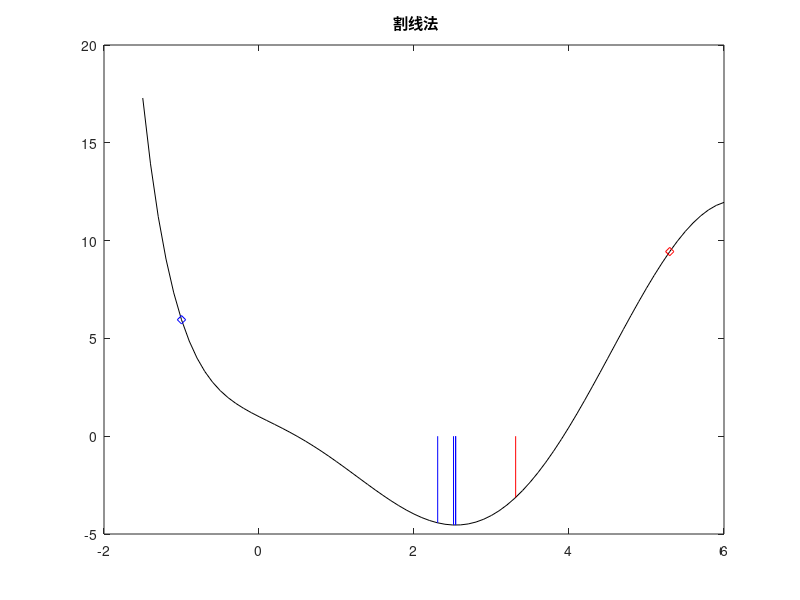

MATLAB code to generate this figure:
% 例程 2.13  割线法的应用
%  函数：y = -2x sin(0.8x) + exp(-2x);
%  第一步：绘制函数曲线
x = -1.5: 0.1: 6;
y = -2*x.*sin(0.8*x) + exp(-2*x);
figure(1)
plot(x, y, 'k');
title(' 割线法');
hold  on;
%  设置迭代初始区间 [a, b]
a = -1;
b = 5.3;
%  绘制初始区间的两个端点
ya = -2*a*sin(0.8*a) + exp(-2*a);
yb = -2*b*sin(0.8*b) + exp(-2*b);
plot(a, ya, 'bd');
plot(b, yb, 'rd');
%  开始迭代计算
for  n =1:5  %  限定迭代次数为5次
    %  计算一阶导数值（dy = y'）
    k = 2*0.8;
    dya = -2*sin(0.8*a) - k*a*cos(0.8*a) - 2*exp(-2*a);
    dyb = -2*sin(0.8*b) - k*b*cos(0.8*b) - 2*exp(-2*b );
    %  计算割线法迭代公式中的商项
    q = ((b - a)*dya )/(dyb - dya);
    %  计算新的迭代点c
    c = a - q;
    %  计算c点的一阶导数值
    dyc = -2* sin(0.8*c) - k*c*cos(0.8*c) - 2*exp(-2*c);
    %  根据c点导数的符号替换a或b
    if dyc > 0
        b = c;
        yb = -2*b*sin(0.8*b) + exp(-2*b);
        plot([b, b], [0, yb], 'r');
    else
        a = c;
        ya = -2*a*sin(0.8*a) + exp(-2*a);
        plot([a, a], [0, ya], 'b');
    end
end
b
yb
